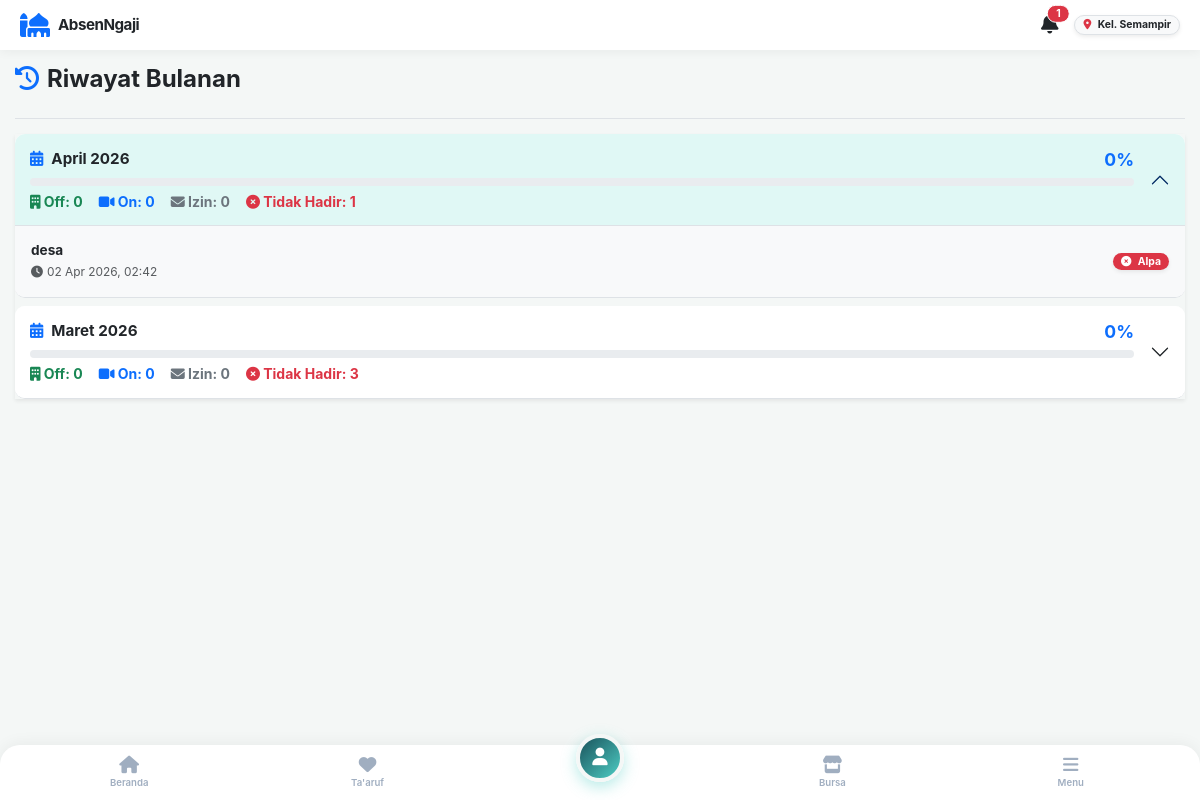
Page /aplikasi_absensi/riwayat_jamaah.php (signed in) on the committed database.
### tables this page shows
CREATE TABLE `biodata_jamaah` (
  `id_biodata` int(11) NOT NULL,
  `id_user` int(11) DEFAULT NULL,
  `jenjang` enum('Umum','Muda/i','Remaja','Pra Remaja','Caberawit') NOT NULL,
  `nama_lengkap` varchar(150) NOT NULL,
  `nama_panggilan` varchar(50) DEFAULT NULL,
  `jenis_kelamin` enum('L','P') DEFAULT NULL,
  `status_pernikahan` enum('Belum Menikah','Menikah','Pernah Menikah') DEFAULT NULL,
  `is_siap_nikah` tinyint(1) DEFAULT 0,
  `target_menikah` varchar(50) DEFAULT NULL,
  `kriteria_idaman` text DEFAULT NULL,
  `id_kepala_keluarga` int(11) DEFAULT NULL,
  `status_keluarga` enum('Kepala Keluarga','Istri','Anak','Lainnya') DEFAULT NULL,
  `no_hp` varchar(20) DEFAULT NULL,
  `alamat_asal` text DEFAULT NULL,
  `foto` varchar(255) DEFAULT NULL,
  `tempat_lahir` varchar(100) DEFAULT NULL,
  `tanggal_lahir` date DEFAULT NULL,
  `alamat_surabaya` text DEFAULT NULL,
  `nama_ortu` varchar(150) DEFAULT NULL,
  `hp_ortu` varchar(20) DEFAULT NULL,
  `status_ortu` enum('Jamaah','Belum') DEFAULT NULL,
  `tempat_sambung_ortu` varchar(150) DEFAULT NULL,
  `darurat_nama` varchar(150) DEFAULT NULL,
  `darurat_hubungan` varchar(50) DEFAULT NULL,
  `darurat_hp` varchar(20) DEFAULT NULL,
  `status_mubaligh` enum('MT','Non MT') DEFAULT NULL,
  `kegiatan_surabaya` enum('Bekerja','Kuliah','Lainnya') DEFAULT NULL,
  `tempat_kerja` varchar(150) DEFAULT NULL,
  `alamat_kerja` text DEFAULT NULL,
  `universitas` varchar(150) DEFAULT NULL,
  `jurusan` varchar(100) DEFAULT NULL,
  `angkatan` varchar(10) DEFAULT NULL,
  `hobi` varchar(255) DEFAULT NULL,
  `created_at` timestamp NOT NULL DEFAULT current_timestamp()
);

CREATE TABLE `users` (
  `id_user` int(11) NOT NULL,
  `username` varchar(50) NOT NULL,
  `password` varchar(255) DEFAULT NULL,
  `nama_lengkap` varchar(100) NOT NULL,
  `jabatan` varchar(50) DEFAULT NULL,
  `level` varchar(50) DEFAULT 'karyawan',
  `created_at` timestamp NOT NULL DEFAULT current_timestamp(),
  `kelompok` enum('Semampir','Keputih','Praja','Semua') DEFAULT 'Semua',
  `tgl_buat_akun` datetime NOT NULL DEFAULT current_timestamp(),
  `tgl_daftar` datetime DEFAULT current_timestamp()
);

CREATE TABLE `kegiatan` (
  `id_kegiatan` int(11) NOT NULL,
  `judul_pengajian` varchar(255) DEFAULT NULL,
  `tempat_pengajian` enum('Tempat 1','Tempat 2','Tempat 3','Gabungan') DEFAULT NULL,
  `materi` text DEFAULT NULL,
  `link_zoom` varchar(255) DEFAULT NULL,
  `lat_pusat` varchar(255) DEFAULT NULL,
  `lng_pusat` varchar(255) DEFAULT NULL,
  `target_kelompok` varchar(255) DEFAULT NULL,
  `target_jenjang` varchar(50) DEFAULT 'Semua',
  `status_buka` tinyint(1) DEFAULT 1,
  `status_izin` int(11) DEFAULT 0,
  `waktu_buka_absen` datetime DEFAULT NULL,
  `waktu_tutup_absen` datetime DEFAULT NULL,
  `waktu_buka_izin` datetime DEFAULT NULL,
  `waktu_tutup_izin` datetime DEFAULT NULL,
  `is_selesai` tinyint(1) DEFAULT 0,
  `tgl_tutup` datetime DEFAULT NULL,
  `tgl_buat` timestamp NOT NULL DEFAULT current_timestamp()
);

### aplikasi_absensi/riwayat_jamaah.php (the view, shortened to what this page needs)
<?php
include 'koneksi.php';
$id_user = $_SESSION['id_user'];
$q_user = mysqli_query($conn, "SELECT u.kelompok, u.tgl_daftar, b.jenjang, b.nama_lengkap
                               FROM users u
                               LEFT JOIN biodata_jamaah b ON u.id_user = b.id_user
                               WHERE u.id_user = '$id_user'");
$d_user = mysqli_fetch_assoc($q_user);
$kel_user = $d_user['kelompok'] ?? '';
$jenjang_user = $d_user['jenjang'] ?? '';
$tgl_daftar = '2000-01-01 00:00:00';
if (!empty($d_user['tgl_daftar']) && $d_user['tgl_daftar'] != '0000-00-00 00:00:00') {
    $tgl_daftar = $d_user['tgl_daftar'];
}
$query_riwayat = "
    SELECT k.id_kegiatan, k.judul_pengajian, k.tgl_buat,
           p.status_absen,
           z.status_izin, z.jenis_izin, z.status_konfirmasi
    FROM kegiatan k
    LEFT JOIN presensi p ON k.id_kegiatan = p.id_kegiatan AND p.id_user = '$id_user'
    LEFT JOIN perizinan z ON k.id_kegiatan = z.id_kegiatan AND z.id_user = '$id_user' AND z.status_izin = 'disetujui'
    WHERE k.is_selesai = 1
    AND (k.target_kelompok = 'Semua' OR k.target_kelompok = '$kel_user')
    AND (k.target_jenjang = 'Semua' OR k.target_jenjang = '$jenjang_user')
    AND k.tgl_buat >= '$tgl_daftar'
    ORDER BY k.tgl_buat DESC
";
$result = mysqli_query($conn, $query_riwayat);
$data_per_bulan = [];
$bulan_indo = [
    'January' => 'Januari', 'February' => 'Februari', 'March' => 'Maret',
    'April' => 'April', 'May' => 'Mei', 'June' => 'Juni', 'July' => 'Juli',
    'August' => 'Agustus', 'September' => 'September', 'October' => 'Oktober',
    'November' => 'November', 'December' => 'Desember'
];
while($row = mysqli_fetch_assoc($result)) {
    $kode_bulan = date('Y-m', strtotime($row['tgl_buat']));
    $nama_bulan_eng = date('F Y', strtotime($row['tgl_buat']));
    $nama_bulan_id = strtr($nama_bulan_eng, $bulan_indo);
    if (!empty($row['status_absen']) && in_array(strtolower($row['status_absen']), ['hadir', 'tepat waktu'])) {
        $status_final = 'Hadir Tepat'; $badge = 'bg-success'; $icon = 'fa-check-circle';
    } elseif (!empty($row['status_absen']) && strtolower($row['status_absen']) == 'terlambat') {
        $status_final = 'Hadir Telat'; $badge = 'bg-warning text-dark'; $icon = 'fa-clock';
    } elseif (!empty($row['status_izin']) && $row['status_izin'] == 'disetujui') {
        if ($row['jenis_izin'] == 'Online' && $row['status_konfirmasi'] == 'Disetujui') {
            $status_final = 'Hadir Online'; $badge = 'bg-primary'; $icon = 'fa-video';
        } else {
            $status_final = 'Izin / Sakit'; $badge = 'bg-secondary'; $icon = 'fa-envelope-open-text';
        }
    } else {
        $status_final = 'Alpa'; $badge = 'bg-danger'; $icon = 'fa-times-circle';
    }
    if (!isset($data_per_bulan[$kode_bulan])) {
        $data_per_bulan[$kode_bulan] = [
            'nama_bulan' => $nama_bulan_id,
            'total' => 0, 'hadir_off' => 0, 'hadir_on' => 0, 'izin' => 0, 'alpa' => 0,
            'kegiatan' => []
        ];
    }
    $data_per_bulan[$kode_bulan]['total']++;
    if ($status_final == 'Hadir Tepat' || $status_final == 'Hadir Telat') {
        $data_per_bulan[$kode_bulan]['hadir_off']++;
    } elseif ($status_final == 'Hadir Online') {
        $data_per_bulan[$kode_bulan]['hadir_on']++;
    } elseif ($status_final == 'Izin / Sakit') {
        $data_per_bulan[$kode_bulan]['izin']++;
    } else {
        $data_per_bulan[$kode_bulan]['alpa']++;
    }
    $row['status_final'] = $status_final;
    $row['badge_final'] = $badge;
    $row['icon_final'] = $icon;
    $data_per_bulan[$kode_bulan]['kegiatan'][] = $row;
}
?>
<!DOCTYPE html>
<html lang="id">
<head>
    <link href="https://cdn.jsdelivr.net/npm/bootstrap@5.3.0/dist/css/bootstrap.min.css" rel="stylesheet">
    <link rel="stylesheet" href="https://cdnjs.cloudflare.com/ajax/libs/font-awesome/6.4.0/css/all.min.css">
</head>
<body>
<?php include 'sidebar.php'; ?>
<div class="main-content">
    <div class="d-flex justify-content-between align-items-center mb-4 border-bottom pb-3">
        <h2 class="fw-bold text-dark"><i class="fa fa-history text-primary me-2"></i>Riwayat Bulanan</h2>
    </div>
    <?php if(empty($jenjang_user)): ?>
        <div class="alert alert-danger shadow-sm border-start border-danger border-5">
            <b>Perhatian!</b> Anda belum mengisi biodata. Riwayat pengajian tidak akan muncul sampai Anda melengkapi profil jenjang dan kelompok Anda.
        </div>
    <?php else: ?>
        <div class="accordion shadow-sm" id="accordionRiwayat">
            <?php
            $i = 0;
            foreach($data_per_bulan as $kode => $data):
                $total_masuk_bulan = $data['hadir_off'] + $data['hadir_on'];
                $persentase = ($data['total'] > 0) ? round(($total_masuk_bulan / $data['total']) * 100, 1) : 0;
            ?>
                <div class="accordion-item border-0 border-bottom mb-2" style="border-radius: 10px; overflow: hidden;">
                    <h2 class="accordion-header" id="heading-<?= $kode; ?>">
                        <button class="accordion-button <?= ($i == 0) ? '' : 'collapsed'; ?> p-4" type="button" data-bs-toggle="collapse" data-bs-target="#collapse-<?= $kode; ?>">
                            <div class="w-100 pe-3">
                                <div class="d-flex justify-content-between align-items-center mb-2">
                                    <h5 class="fw-bold mb-0 text-dark"><i class="fa fa-calendar-alt text-primary me-2"></i><?= $data['nama_bulan']; ?></h5>
                                    <h4 class="fw-bold mb-0 text-primary"><?= $persentase; ?>%</h4>
                                </div>
                                <div class="progress mb-2" style="height: 8px;">
                                </div>
                                <div class="d-flex gap-3 small text-muted fw-bold mt-2 flex-wrap">
                                    <span class="text-success"><i class="fa fa-building"></i> Off: <?= $data['hadir_off']; ?></span>
                                    <span class="text-primary"><i class="fa fa-video"></i> On: <?= $data['hadir_on']; ?></span>
                                    <span class="text-secondary"><i class="fa fa-envelope"></i> Izin: <?= $data['izin']; ?></span>
                                    <span class="text-danger"><i class="fa fa-times-circle"></i> Tidak Hadir: <?= $data['alpa']; ?></span>
                                </div>
                            </div>
                        </button>
                    </h2>
                    <div id="collapse-<?= $kode; ?>" class="accordion-collapse collapse <?= ($i == 0) ? 'show' : ''; ?>" data-bs-parent="#accordionRiwayat">
                        <div class="accordion-body p-0">
                            <ul class="list-group list-group-flush">
                                <?php foreach($data['kegiatan'] as $keg): ?>
                                    <li class="list-group-item p-3 d-flex justify-content-between align-items-center bg-light flex-wrap">
                                        <div class="mb-2 mb-md-0">
                                            <h6 class="fw-bold text-dark mb-1"><?= $keg['judul_pengajian']; ?></h6>
                                            <small class="text-muted"><i class="fa fa-clock me-1"></i><?= date('d M Y, H:i', strtotime($keg['tgl_buat'])); ?></small>
                                        </div>
                                        <span class="badge <?= $keg['badge_final']; ?> px-3 py-2 rounded-pill shadow-sm fs-6">
                                            <i class="fa <?= $keg['icon_final']; ?> me-1"></i> <?= $keg['status_final']; ?>
                                        </span>
                                    </li>
                                <?php endforeach; ?>
                            </ul>
                        </div>
                    </div>
                </div>
            <?php $i++; endforeach; ?>
        </div>
    <?php endif; ?>
</div>
</body>
</html>

### aplikasi_absensi/sidebar.php (shortened to what this page needs)
<?php
$current_page = basename($_SERVER['PHP_SELF']);
$lvl_sidebar = isset($_SESSION['level']) ? $_SESSION['level'] : 'karyawan';
$id_user_sidebar = isset($_SESSION['id_user']) ? $_SESSION['id_user'] : 0;
$q_utama = mysqli_query($conn, "
    SELECT u.level, u.kelompok, b.jenjang, b.status_pernikahan, b.foto, b.tempat_lahir, b.no_hp, b.alamat_surabaya
    FROM users u
    LEFT JOIN biodata_jamaah b ON u.id_user = b.id_user
    WHERE u.id_user = '$id_user_sidebar'
");
$d_utama = mysqli_fetch_assoc($q_utama);
$jml_notif = 0;
if(isset($conn)) {
    $q_notif = mysqli_query($conn, "SELECT COUNT(*) as total FROM notifikasi WHERE id_user = '$id_user_sidebar' AND is_read = 0");
    if($q_notif) {
        $notif_data = mysqli_fetch_assoc($q_notif);
        $jml_notif = $notif_data['total'];
    }
}
$akses_semua_pengurus = ['superadmin', 'admin_desa', 'admin', 'keimaman_desa', 'keimaman', 'ketua_mudai_desa', 'admin_mudai_desa', 'ketua_mudai', 'admin_mudai', 'admin_remaja', 'admin_praremaja', 'admin_caberawit'];
?>
<link rel="stylesheet" href="style_mobile.css">
<div class="app-topbar">
    <div class="d-flex align-items-center">
        <i class="fa fa-mosque fs-4 text-primary me-2"></i>
        <h5 class="fw-bold text-dark mb-0" style="letter-spacing: -0.5px;">AbsenNgaji</h5>
    </div>
    <div class="d-flex align-items-center gap-3">
        <a href="notifikasi.php" class="text-dark text-decoration-none position-relative">
            <i class="fa fa-bell fs-5"></i>
            <?php if($jml_notif > 0): ?>
                <span class="position-absolute top-0 start-100 translate-middle badge rounded-pill bg-danger border border-white" style="font-size: 0.6rem; padding: 3px 5px;">
                    <?= $jml_notif; ?>
                </span>
            <?php endif; ?>
        </a>
        <span class="badge bg-light text-dark border shadow-sm px-3 py-2 rounded-pill">
            <i class="fa fa-map-marker-alt text-danger me-1"></i> Kel. <?= $d_utama['kelompok']; ?>
        </span>
    </div>
</div>
<div class="app-bottom-nav">
    <a href="dashboard.php" class="nav-item <?= ($current_page == 'dashboard.php') ? 'active' : ''; ?>">
        <i class="fa fa-home"></i><span>Beranda</span>
    </a>
    <a href="bursa_taaruf.php" class="nav-item <?= ($current_page == 'bursa_taaruf.php' || $current_page == 'pantau_taaruf.php') ? 'active text-danger' : ''; ?>">
        <i class="fa fa-heart"></i><span>Ta'aruf</span>
    </a>
    <?php if(in_array($lvl_sidebar, $akses_semua_pengurus)): ?>
        <a href="scan.php" class="nav-item nav-fab"><i class="fa fa-qrcode"></i></a>
    <?php else: ?>
        <a href="isi_biodata.php" class="nav-item nav-fab <?= ($current_page == 'isi_biodata.php') ? 'shadow-lg' : ''; ?>">
            <i class="fa fa-user"></i>
        </a>
    <?php endif; ?>
    <a href="bursa_usaha.php" class="nav-item <?= ($current_page == 'bursa_usaha.php') ? 'active' : ''; ?>">
        <i class="fa fa-store"></i><span>Bursa</span>
    </a>
    <a href="#offcanvasMenu" data-bs-toggle="offcanvas" class="nav-item">
        <i class="fa fa-bars"></i><span>Menu</span>
    </a>
</div>

### aplikasi_absensi/style_mobile.css (style rules this page uses)
body { font-size: 0.85rem !important; line-height: 1.4 !important; }
.app-bottom-nav { height: 55px !important; }
.nav-item i { font-size: 1.1rem !important; margin-bottom: 2px !important; }
.nav-item span { font-size: 0.6rem !important; }
.nav-fab { width: 48px !important; height: 48px !important; font-size: 1.2rem !important; transform: translateY(-15px) !important; }
h2, .h2 { font-size: 1.5rem !important; }
h4, .h4 { font-size: 1.1rem !important; }
h5, .h5 { font-size: 0.95rem !important; }
h6, .h6 { font-size: 0.85rem !important; }
.app-topbar { height: 50px !important; }
body { padding-top: 50px !important; padding-bottom: 65px !important; }
.badge { padding: 3px 8px !important; font-size: 0.65rem !important; }
.mb-4, .my-4 { margin-bottom: 15px !important; }
.p-4 { padding: 15px !important; }

### aplikasi_absensi/riwayat_jamaah.php (style rules this page uses)
body { background: #f4f7f6; font-family: 'Inter', sans-serif; }
.main-content { margin-left: 250px; padding: 30px; }
.accordion-button:not(.collapsed) { background-color: #e0f8f5; color: #1a535c; font-weight: bold; }

### aplikasi_absensi/sidebar.php (style rules this page uses)
body { background: #f4f7f6; font-family: 'Inter', sans-serif; padding-top: 60px; padding-bottom: 80px; -webkit-tap-highlight-color: transparent; }
.main-content { margin-left: 0 !important; padding: 15px !important; }
.app-topbar { background: #fff; height: 60px; position: fixed; top: 0; left: 0; right: 0; z-index: 1030; display: flex; align-items: center; justify-content: space-between; padding: 0 20px; box-shadow: 0 2px 10px rgba(0,0,0,0.05); }
.app-bottom-nav { background: #fff; height: 65px; position: fixed; bottom: 0; left: 0; right: 0; z-index: 1030; display: flex; justify-content: space-around; align-items: center; box-shadow: 0 -2px 15px rgba(0,0,0,0.05); border-top-left-radius: 20px; border-top-right-radius: 20px; padding: 0 10px; }
.nav-item { display: flex; flex-direction: column; align-items: center; justify-content: center; text-decoration: none; color: #a0aec0; width: 60px; transition: 0.3s; }
.nav-item i { font-size: 1.3rem; margin-bottom: 3px; }
.nav-item span { font-size: 0.65rem; font-weight: 600; }
.nav-fab { background: linear-gradient(135deg, #1a535c, #4ecdc4); width: 55px; height: 55px; border-radius: 50%; display: flex; align-items: center; justify-content: center; color: white !important; font-size: 1.5rem; box-shadow: 0 5px 15px rgba(78, 205, 196, 0.4); transform: translateY(-20px); border: 4px solid #f4f7f6; }

### rows in the picture
biodata_jamaah: id_user.kelompok "Semampir"
kegiatan: judul_pengajian "desa", tgl_buat "02 Apr 2026, 02:42", status_final "Alpa"

### other values in the picture
$jml_notif "1"
$data['nama_bulan'] "April 2026"
$persentase "0"
$data['hadir_off'] "0"
$data['hadir_on'] "0"
$data['izin'] "0"
$data['alpa'] "1"
$data['nama_bulan'] "Maret 2026"
$data['alpa'] "3"
